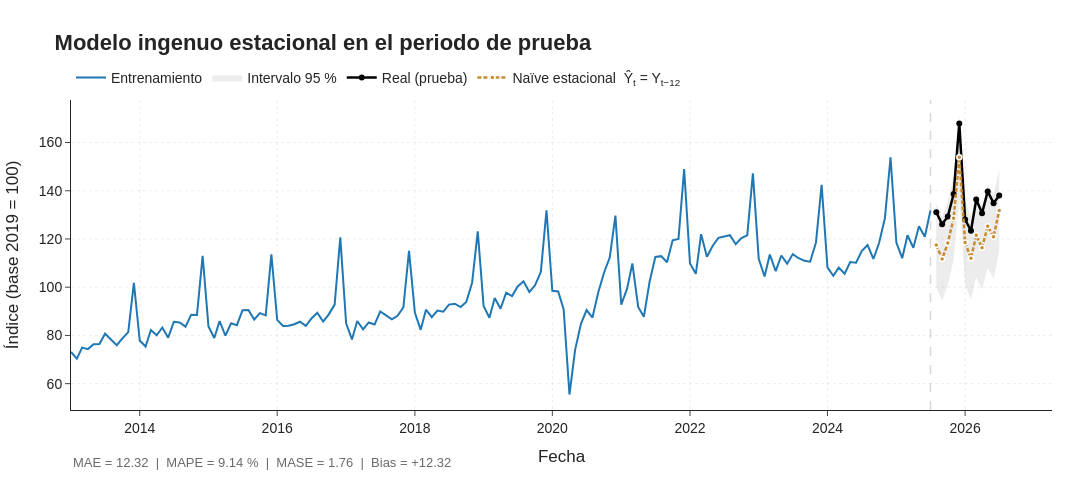

Source (notebook cell):
### Code cell
fig = go.Figure()

#fig.add_trace(go.Scatter(x=train["2023":].index, y=train["2023":].values, mode="lines",
fig.add_trace(go.Scatter(x=train.index, y=train.values, mode="lines",
                         name="Entrenamiento", line=dict(color="#1f77b4", width=2)))

# Intervalo del 95 %
fig.add_trace(go.Scatter(x=list(naive.index) + list(naive.index[::-1]),
                         y=list(naive["superior"]) + list(naive["inferior"][::-1]),
                         fill="toself", fillcolor="rgba(127,127,127,0.15)", line=dict(width=0),
                         name="Intervalo 95 %", hoverinfo="skip"))

fig.add_trace(go.Scatter(x=test.index, y=test.values, mode="lines+markers", name="Real (prueba)",
                         line=dict(color="black", width=2.5), marker=dict(size=6)))

fig.add_trace(go.Scatter(x=naive.index, y=naive["pronostico"], mode="lines+markers",
                         name="Naïve estacional  Ŷ<sub>t</sub> = Y<sub>t−12</sub>",
                         line=dict(color="#C98B2E", width=2.5, dash="4px,2px"),
                         marker=dict(size=5, color="#C98B2E", line=dict(color="white", width=1.5))))

fig.add_vline(x=train.index.max(), line_dash="dash", line_color="gray", line_width=1.5)

fig.update_layout(
    template="simple_white", width=1400, height=500,
    font=dict(family="Arial", size=14),
    title=dict(text="<b>Modelo ingenuo estacional en el periodo de prueba</b>",
               x=0.05, xanchor="left", font=dict(size=22)),
    xaxis_title="Fecha", yaxis_title="Índice (base 2019 = 100)",
    legend=dict(orientation="h", yanchor="bottom", y=1.02, xanchor="left", x=0),
    margin=dict(l=60, r=40, t=100, b=90),
)
fig.update_xaxes(showgrid=True, gridcolor="rgba(200,200,200,0.3)", griddash="dot")
fig.update_yaxes(showgrid=True, gridcolor="rgba(200,200,200,0.3)", griddash="dot")
fig.add_annotation(text=f"MAE = {res_naive['MAE']:.2f}  |  MAPE = {res_naive['MAPE (%)']:.2f} %  |  "
                        f"MASE = {res_naive['MASE']:.2f}  |  Bias = {res_naive['Bias']:+.2f}",
                   xref="paper", yref="paper", x=0, y=-0.2, showarrow=False,
                   font=dict(size=13, color="dimgray"), xanchor="left")

guardar_figura(fig, "00_naive_estacional")
fig.show()

### Figure 1 — Plotly figure (JSON) as saved in the notebook; plotly's stock layout.template omitted (floating-point values rounded to 4 significant figures; data arrays with more than 128 entries replaced by an {"elided": "..."} marker saying what was removed)
{"data": [{"line": {"color": "#1f77b4", "width": 2}, "mode": "lines", "name": "Entrenamiento", "type": "scatter", "x": {"elided": "151 str values"}, "y": {"elided": "151 float values"}}, {"fill": "toself", "fillcolor": "rgba(127,127,127,0.15)", "hoverinfo": "skip", "line": {"width": 0}, "name": "Intervalo 95 %", "type": "scatter", "x": ["2025-08-01T00:00:00", "2025-09-01T00:00:00", "2025-10-01T00:00:00", "2025-11-01T00:00:00", "2025-12-01T00:00:00", "2026-01-01T00:00:00", "2026-02-01T00:00:00", "2026-03-01T00:00:00", "2026-04-01T00:00:00", "2026-05-01T00:00:00", "2026-06-01T00:00:00", "2026-07-01T00:00:00", "2026-07-01T00:00:00", "2026-06-01T00:00:00", "2026-05-01T00:00:00", "2026-04-01T00:00:00", "2026-03-01T00:00:00", "2026-02-01T00:00:00", "2026-01-01T00:00:00", "2025-12-01T00:00:00", "2025-11-01T00:00:00", "2025-10-01T00:00:00", "2025-09-01T00:00:00", "2025-08-01T00:00:00"], "y": [134.8, 129.0, 135.6, 145.9, 171.2, 135.8, 129.4, 138.8, 133.7, 142.6, 138.2, 149.2, 114.5, 103.6, 108.0, 99.06, 104.2, 94.72, 101.2, 136.6, 111.2, 101.0, 94.4, 100.2]}, {"line": {"color": "black", "width": 2.5}, "marker": {"size": 6}, "mode": "lines+markers", "name": "Real (prueba)", "type": "scatter", "x": ["2025-08-01T00:00:00.000000", "2025-09-01T00:00:00.000000", "2025-10-01T00:00:00.000000", "2025-11-01T00:00:00.000000", "2025-12-01T00:00:00.000000", "2026-01-01T00:00:00.000000", "2026-02-01T00:00:00.000000", "2026-03-01T00:00:00.000000", "2026-04-01T00:00:00.000000", "2026-05-01T00:00:00.000000", "2026-06-01T00:00:00.000000", "2026-07-01T00:00:00.000000"], "y": [131.1, 126.1, 129.3, 138.6, 167.9, 128.1, 123.4, 136.3, 130.7, 139.7, 134.9, 138.1]}, {"line": {"color": "#C98B2E", "dash": "4px,2px", "width": 2.5}, "marker": {"color": "#C98B2E", "line": {"color": "white", "width": 1.5}, "size": 5}, "mode": "lines+markers", "name": "Naïve estacional  Ŷ<sub>t</sub> = Y<sub>t−12</sub>", "type": "scatter", "x": ["2025-08-01T00:00:00.000000", "2025-09-01T00:00:00.000000", "2025-10-01T00:00:00.000000", "2025-11-01T00:00:00.000000", "2025-12-01T00:00:00.000000", "2026-01-01T00:00:00.000000", "2026-02-01T00:00:00.000000", "2026-03-01T00:00:00.000000", "2026-04-01T00:00:00.000000", "2026-05-01T00:00:00.000000", "2026-06-01T00:00:00.000000", "2026-07-01T00:00:00.000000"], "y": [117.5, 111.7, 118.3, 128.6, 153.9, 118.5, 112.0, 121.5, 116.4, 125.3, 120.9, 131.8]}], "layout": {"annotations": [{"font": {"color": "dimgray", "size": 13}, "showarrow": false, "text": "MAE = 12.32  |  MAPE = 9.14 %  |  MASE = 1.76  |  Bias = +12.32", "x": 0, "xanchor": "left", "xref": "paper", "y": -0.2, "yref": "paper"}], "font": {"family": "Arial", "size": 14}, "height": 500, "legend": {"orientation": "h", "x": 0, "xanchor": "left", "y": 1.02, "yanchor": "bottom"}, "margin": {"b": 90, "l": 60, "r": 40, "t": 100}, "shapes": [{"line": {"color": "gray", "dash": "dash", "width": 1.5}, "type": "line", "x0": "2025-07-01T00:00:00", "x1": "2025-07-01T00:00:00", "xref": "x", "y0": 0, "y1": 1, "yref": "y domain"}], "title": {"font": {"size": 22}, "text": "<b>Modelo ingenuo estacional en el periodo de prueba</b>", "x": 0.05, "xanchor": "left"}, "width": 1400, "xaxis": {"gridcolor": "rgba(200,200,200,0.3)", "griddash": "dot", "showgrid": true, "title": {"text": "Fecha"}}, "yaxis": {"gridcolor": "rgba(200,200,200,0.3)", "griddash": "dot", "showgrid": true, "title": {"text": "Índice (base 2019 = 100)"}}}}
